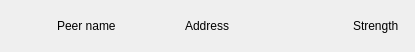
<?xml version="1.0" encoding="UTF-8"?>
<ui version="4.0">
 <class>PeerWidget</class>
 <widget class="QWidget" name="PeerWidget">
  <property name="geometry">
   <rect>
    <x>0</x>
    <y>0</y>
    <width>415</width>
    <height>52</height>
   </rect>
  </property>
  <property name="minimumSize">
   <size>
    <width>50</width>
    <height>50</height>
   </size>
  </property>
  <property name="windowTitle">
   <string>Form</string>
  </property>
  <layout class="QHBoxLayout" name="horizontalLayout_2">
   <property name="leftMargin">
    <number>1</number>
   </property>
   <property name="topMargin">
    <number>1</number>
   </property>
   <property name="rightMargin">
    <number>1</number>
   </property>
   <property name="bottomMargin">
    <number>1</number>
   </property>
   <item>
    <widget class="QLabel" name="connTypeImg">
     <property name="sizePolicy">
      <sizepolicy hsizetype="Preferred" vsizetype="Preferred">
       <horstretch>0</horstretch>
       <verstretch>0</verstretch>
      </sizepolicy>
     </property>
     <property name="minimumSize">
      <size>
       <width>50</width>
       <height>50</height>
      </size>
     </property>
     <property name="text">
      <string/>
     </property>
     <property name="pixmap">
      <pixmap resource="../res.qrc">:/resources/oxygen-icons/preferences-system-bluetooth.svg</pixmap>
     </property>
     <property name="scaledContents">
      <bool>true</bool>
     </property>
    </widget>
   </item>
   <item>
    <widget class="QLabel" name="peerName">
     <property name="sizePolicy">
      <sizepolicy hsizetype="Preferred" vsizetype="Preferred">
       <horstretch>2</horstretch>
       <verstretch>0</verstretch>
      </sizepolicy>
     </property>
     <property name="text">
      <string>Peer name</string>
     </property>
    </widget>
   </item>
   <item>
    <widget class="QLabel" name="peerAddr">
     <property name="sizePolicy">
      <sizepolicy hsizetype="Preferred" vsizetype="Preferred">
       <horstretch>2</horstretch>
       <verstretch>0</verstretch>
      </sizepolicy>
     </property>
     <property name="text">
      <string>Address</string>
     </property>
    </widget>
   </item>
   <item>
    <spacer name="horizontalSpacer">
     <property name="orientation">
      <enum>Qt::Horizontal</enum>
     </property>
     <property name="sizeType">
      <enum>QSizePolicy::MinimumExpanding</enum>
     </property>
     <property name="sizeHint" stdset="0">
      <size>
       <width>40</width>
       <height>20</height>
      </size>
     </property>
    </spacer>
   </item>
   <item>
    <widget class="QLabel" name="connStrength">
     <property name="sizePolicy">
      <sizepolicy hsizetype="Preferred" vsizetype="Preferred">
       <horstretch>1</horstretch>
       <verstretch>0</verstretch>
      </sizepolicy>
     </property>
     <property name="text">
      <string>Strength</string>
     </property>
    </widget>
   </item>
  </layout>
 </widget>
 <resources>
  <include location="../res.qrc"/>
 </resources>
 <connections/>
</ui>
